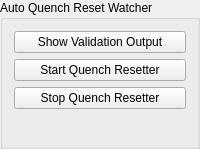
                <widget class="QGroupBox" name="groupBox_5">
                    <property name="title">
                        <string>Auto Quench Reset Watcher</string>
                    </property>
                    <layout class="QVBoxLayout" name="verticalLayout_3">
                        <item>
                            <layout class="QVBoxLayout" name="verticalLayout">
                                <item>
                                    <widget class="PyDMShellCommand" name="PyDMShellCommand_6">
                                        <property name="toolTip">
                                            <string/>
                                        </property>
                                        <property name="text">
                                            <string>Show Validation Output</string>
                                        </property>
                                        <property name="commands" stdset="0">
                                            <stringlist>
                                                <string>xterm -T &quot;Auto Quench Reset Output&quot; -e tmux_launcher
                                                    open autoQuenchReset
                                                </string>
                                            </stringlist>
                                        </property>
                                    </widget>
                                </item>
                                <item>
                                    <widget class="PyDMShellCommand" name="PyDMShellCommand_4">
                                        <property name="toolTip">
                                            <string/>
                                        </property>
                                        <property name="text">
                                            <string>Start Quench Resetter</string>
                                        </property>
                                        <property name="commands" stdset="0">
                                            <stringlist>
                                                <string>xterm -e \&quot;/home/physics/srf/gitRepos/srfhome/scripts/quench_resetter/startQnchResetTMUX.sh\&quot;</string>
                                            </stringlist>
                                        </property>
                                    </widget>
                                </item>
                                <item>
                                    <widget class="PyDMShellCommand" name="PyDMShellCommand_5">
                                        <property name="toolTip">
                                            <string/>
                                        </property>
                                        <property name="text">
                                            <string>Stop Quench Resetter</string>
                                        </property>
                                        <property name="commands" stdset="0">
                                            <stringlist>
                                                <string>xterm -e \&quot;/home/physics/srf/gitRepos/srfhome/scripts/quench_resetter/stopQnchResetTMUX.sh\&quot;</string>
                                            </stringlist>
                                        </property>
                                    </widget>
                                </item>
                            </layout>
                        </item>
                        <item>
                            <layout class="QHBoxLayout" name="horizontalLayout">
                                <item>
                                    <spacer name="horizontalSpacer_3">
                                        <property name="orientation">
                                            <enum>Qt::Horizontal</enum>
                                        </property>
                                        <property name="sizeHint" stdset="0">
                                            <size>
                                                <width>44</width>
                                                <height>20</height>
                                            </size>
                                        </property>
                                    </spacer>
                                </item>
                                <item>
                                    <widget class="PyDMByteIndicator" name="PyDMByteIndicator_2" native="true">
                                        <property name="sizePolicy">
                                            <sizepolicy hsizetype="Preferred" vsizetype="Maximum">
                                                <horstretch>0</horstretch>
                                                <verstretch>0</verstretch>
                                            </sizepolicy>
                                        </property>
                                        <property name="toolTip">
                                            <string/>
                                        </property>
                                        <property name="channel" stdset="0">
                                            <string>ALRM:SYS0:SC_CAV_QNCH_RESET:ALHBERR</string>
                                        </property>
                                        <property name="onColor" stdset="0">
                                            <color>
                                                <red>255</red>
                                                <green>0</green>
                                                <blue>0</blue>
                                            </color>
                                        </property>
                                        <property name="offColor" stdset="0">
                                            <color>
                                                <red>0</red>
                                                <green>255</green>
                                                <blue>0</blue>
                                            </color>
                                        </property>
                                        <property name="showLabels" stdset="0">
                                            <bool>false</bool>
                                        </property>
                                    </widget>
                                </item>
                                <item>
                                    <widget class="PyDMLabel" name="PyDMLabel_2">
                                        <property name="toolTip">
                                            <string/>
                                        </property>
                                        <property name="channel" stdset="0">
                                            <string>ALRM:SYS0:SC_CAV_QNCH_RESET:ALHBERR</string>
                                        </property>
                                    </widget>
                                </item>
                                <item>
                                    <spacer name="horizontalSpacer_4">
                                        <property name="orientation">
                                            <enum>Qt::Horizontal</enum>
                                        </property>
                                        <property name="sizeHint" stdset="0">
                                            <size>
                                                <width>43</width>
                                                <height>20</height>
                                            </size>
                                        </property>
                                    </spacer>
                                </item>
                            </layout>
                        </item>
                    </layout>
                </widget>
